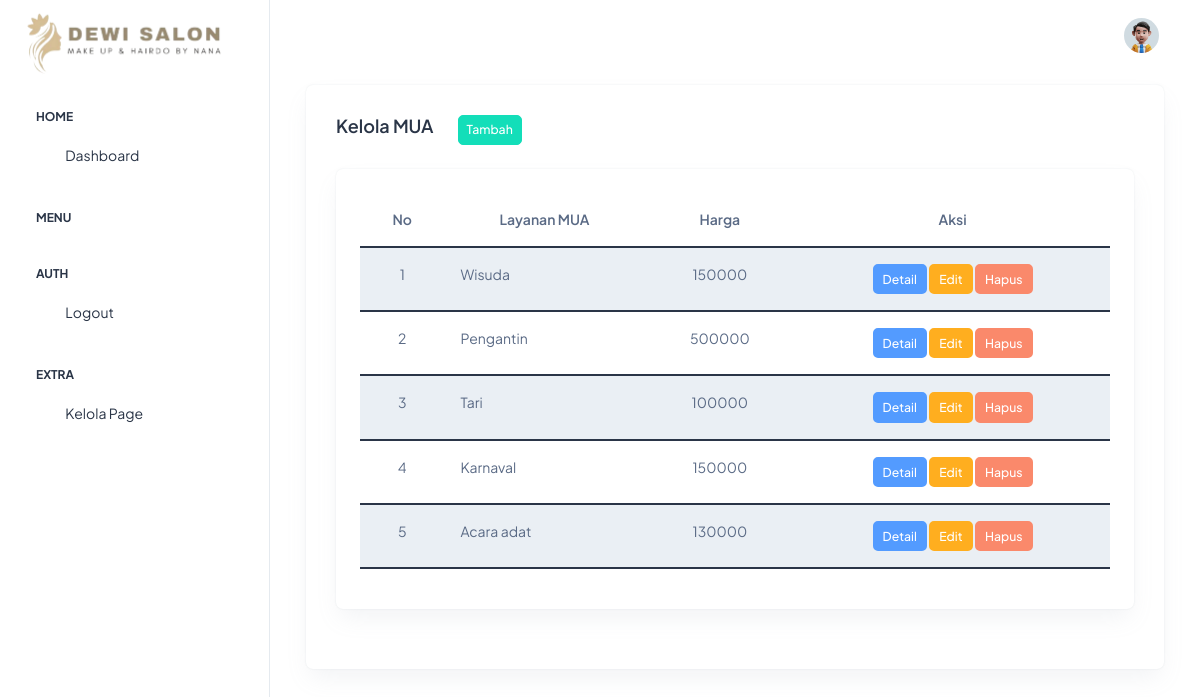
Page /index.php/mua on the committed database.
### tables this page shows
CREATE TABLE `mua` (
  `id` int(4) NOT NULL,
  `kategori_mua` varchar(40) NOT NULL,
  `harga` int(11) NOT NULL,
  `deskripsi` text NOT NULL
);

### application/controllers/MUA.php (called while the page is built, shortened)
<?php
class MUA extends CI_Controller
{
    public function index()
    {
        $data = [
            'mua' => $this->mua->get_mua()
        ];
        $this->load->view('admin/layout/header', $data);
        $this->load->view('admin/mua/index');
        $this->load->view('admin/layout/footer');
    }
}

### index.php (called while the page is built, shortened)
<?php
require_once BASEPATH.'core/CodeIgniter.php';

### application/models/MUA_model.php (called while the page is built, shortened)
<?php
class MUA_model extends CI_Model
{
    public function get_mua()
    {
        $result = $this->db->select('*')
            ->from('mua')
            ->get()
            ->result();
        return $result;
    }
}

### application/views/admin/mua/index.php (the view, shortened to what this page needs)
<div class="container-fluid">
    <div class="card">
        <div class="card-body">
            <div class="d-flex mb-4">
                <h5 class="card-title fw-semibold">Kelola MUA</h5>
                <a href="<?= base_url('mua/tambah') ?>" class="btn btn-sm btn-success ms-4">Tambah</a>
            </div>
            <div class="card">
                <div class="card-body p-4">
                    <table class="table table-striped border-2 border-dark" id="dataTables" style="width: 100%;">
                        <thead>
                            <tr>
                                <th class="text-center">No</th>
                                <th class="text-center">Layanan MUA</th>
                                <th class="text-center">Harga</th>
                                <th class="text-center">Aksi</th>
                            </tr>
                        </thead>
                        <tbody>
                            <?php $no = 1;
                            foreach ($mua as $row) : ?>
                                <tr>
                                    <td class="text-center"><?= $no++ ?></td>
                                    <td class="text-start"><?= $row->kategori_mua ?></td>
                                    <td class="text-center"><?= $row->harga ?></td>
                                    <td class="text-center">
                                        <button data-bs-toggle="modal" data-bs-target="#detail" data-bs-mua="<?= $row->kategori_mua ?>" data-bs-harga="<?= $row->harga ?>" data-bs-deskripsi="<?= $row->deskripsi ?>" class=" btn btn-info btn-sm">Detail</button>
                                        <a href="<?= base_url('mua/edit/' . $row->id) ?>" class="btn btn-warning btn-sm">Edit</a>
                                        <button data-bs-toggle="modal" data-bs-target="#hapus" data-bs-id="<?= $row->id ?>" data-bs-data="<?= $row->kategori_mua ?>" class="btn btn-danger btn-sm">Hapus</button>
                                    </td>
                                </tr>
                            <?php endforeach ?>
                        </tbody>
                    </table>
                </div>
            </div>
        </div>
    </div>
</div>

### rows in the picture
mua: kategori_mua "Wisuda", harga "150000"
mua: kategori_mua "Pengantin", harga "500000"
mua: kategori_mua "Tari", harga "100000"
mua: kategori_mua "Karnaval", harga "150000"
mua: kategori_mua "Acara adat", harga "130000"
